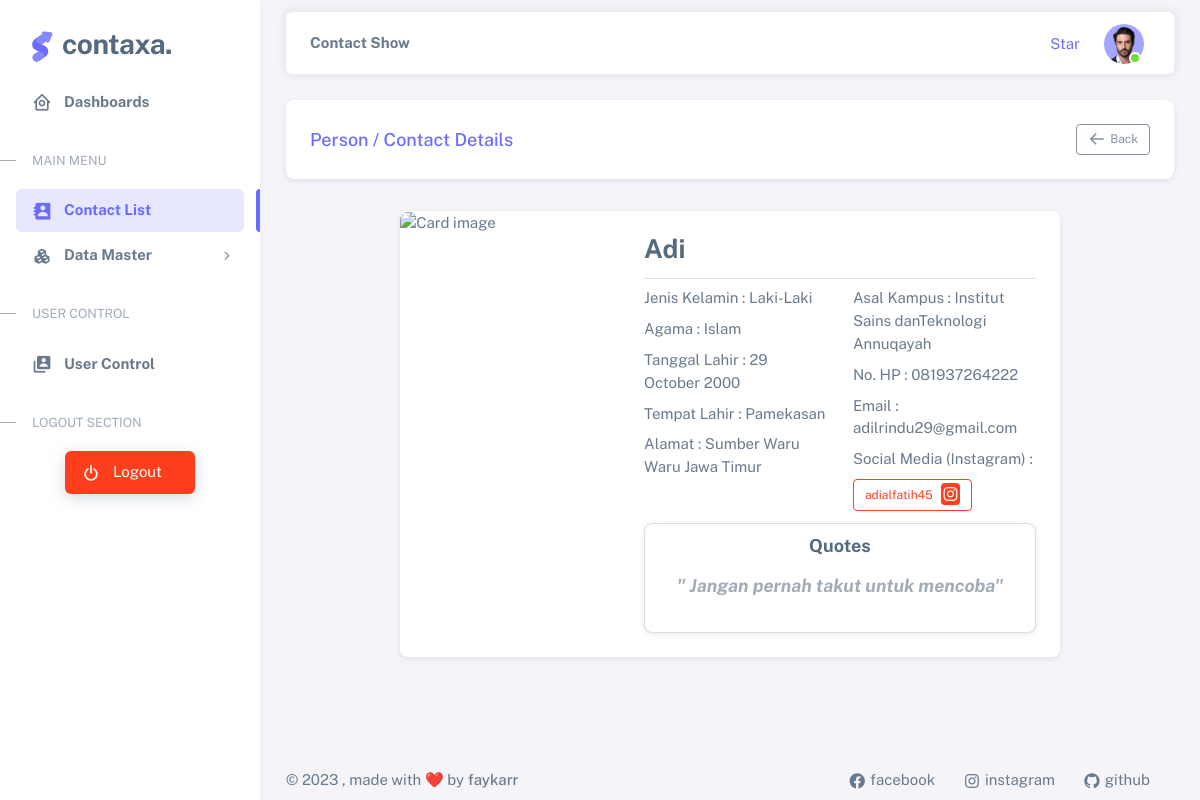
The page /index.php?hal=contactShow&id=5 (signed in) on the database its author committed.
### tables this page shows
CREATE TABLE `tb_person` (
  `id` int(11) NOT NULL,
  `nama_lengkap` varchar(64) NOT NULL,
  `gender` enum('Laki-Laki','Perempuan') NOT NULL,
  `id_agama` int(11) NOT NULL,
  `tanggal_lahir` date NOT NULL,
  `tempat_lahir` varchar(64) NOT NULL,
  `alamat` text NOT NULL,
  `no_hp` varchar(32) NOT NULL,
  `email` varchar(64) NOT NULL,
  `sosmed` varchar(32) NOT NULL,
  `foto` varchar(128) NOT NULL,
  `asal_kampus` varchar(64) NOT NULL,
  `quotes` text NOT NULL
);

CREATE TABLE `tb_agama` (
  `id` int(11) NOT NULL,
  `nama_agama` varchar(32) NOT NULL
);

### models/ContactModel.php (called while the page is built, shortened)
<?php
class ContactModel
{
    private $conn;
    function __construct()
    {
        global $pdo;
        $this->conn = $pdo;
    }
    public function find($id)
    {
        $query = "SELECT tb_person.*, tb_agama.nama_agama FROM tb_person INNER JOIN tb_agama ON tb_person.id_agama = tb_agama.id WHERE tb_person.id = ?";
        $stmt = $this->conn->prepare($query);
        $stmt->execute([$id]);
        $result = $stmt->fetch(PDO::FETCH_ASSOC);
        return $result;
    }
}
?>

### views/contactShow.php (the view, shortened to what this page needs)
<?php
$id = $_GET['id'];
$contactModel = new ContactModel();
$contactRecord = $contactModel->find($id);
?>
<div class="container-xxl flex-grow-1 container-p-y">
    <div class="row justify-content-center">
        <div class="col-sm-12 mb-4">
            <div class="card">
                <div class="card-body">
                    <div class="d-flex align-items-center row justify-content-around">
                        <div class="col-sm-6 ">
                            <h5 class="card-title text-primary p-0 mb-0 text-center text-sm-start">Person / Contact
                                Details</h5>
                        </div>
                        <div class="col-sm-6 mt-3 mt-sm-0 text-sm-end text-center">
                            <button class="btn btn-sm btn-outline-secondary" type="button" id="button-addon2"
                                onclick="history.back();">
                                <i class="bx bx-arrow-back me-1"></i> Back
                            </button>
                        </div>
                    </div>
                </div>
            </div>
        </div>
    </div>
    <div class="row justify-content-center mt-2">
        <div class="col-md-9">
            <div class="card mb-3">
                <div class="row g-0">
                    <div class="col-md-4">
                        <?php
                        $link = $contactRecord['foto'];
                        $startPos = strpos($link, "id=");
                        if ($startPos !== false) {
                            $startPos += 3;
                            $url = 'https://drive.google.com/uc?export=view&id=' . substr($link, $startPos);
                        } else {
                            $url = './assets/img/avatars/no-image.png';
                        }
                        ?>
                        <img class="card-img card-img-left" src="<?= $url ?>" alt="Card image">
                    </div>
                    <div class="col-md-8">
                        <div class="card-body">
                            <h5 class="card-title fw-bold fs-3">
                                <?= $contactRecord['nama_lengkap'] ?>
                            </h5>
                            <hr class="mt-0 mb-2">
                            <div class="row">
                                <div class="col-md-6">
                                    <p class="mb-2">Jenis Kelamin :
                                        <?= $contactRecord['gender'] ?>
                                    </p>
                                    <p class="mb-2">Agama :
                                        <?= $contactRecord['nama_agama'] ?>
                                    </p>
                                    <p class="mb-2">Tanggal Lahir :
                                        <?= date('d F Y', strtotime($contactRecord['tanggal_lahir'])); ?>
                                    </p>
                                    <p class="mb-2">Tempat Lahir :
                                        <?= $contactRecord['tempat_lahir'] ?>
                                    </p>
                                    <p class="mb-2">Alamat :
                                        <?= $contactRecord['alamat'] ?>
                                    </p>
                                </div>
                                <div class="col-md-6">
                                    <p class="mb-2">Asal Kampus :
                                        <?= $contactRecord['asal_kampus'] ?>
                                    </p>
                                    <p class="mb-2">No. HP :
                                        <?= $contactRecord['no_hp'] ?>
                                    </p>
                                    <p class="mb-2">Email :
                                        <?= $contactRecord['email'] ?>
                                    </p>
                                    <p class="mb-2">Social Media (Instagram) :
                                        <a href="https://instagram.com/<?= $contactRecord['sosmed'] ?>" type="button"
                                            class="btn btn-sm btn-outline-danger mt-2" target="_blank">
                                            <?= $contactRecord['sosmed'] ?>
                                            <span class="badge ms-2 d-flex justify-content-center"
                                                style="padding:0.5px;">
                                                <i class="bx bxl-instagram"></i>
                                            </span>
                                        </a>
                                    </p>
                                </div>
                            </div>
                            <div class="row justify-content-center mt-1 mb-0">
                                <div class="col-md">
                                    <div class="card shadow-md border">
                                        <h5 class="card-title pt-2 mt-1 text-center mb-0 fw-bold">
                                            Quotes
                                        </h5>
                                        <div class="card-body mb-0 mt-0 pt-3 pb-3">
                                            <div class="card-text text-center">
                                                <p class="fs-5 fw-bold text-muted"><i>"
                                                        <?= $contactRecord['quotes'] ?>"
                                                    </i></p>
                                            </div>
                                        </div>
                                    </div>
                                </div>
                            </div>
                        </div>
                    </div>
                </div>
            </div>
        </div>
    </div>
</div>

### rows shown on the page
tb_person: nama_lengkap "Adi", gender "Laki-Laki", id_agama.nama_agama "Islam", tanggal_lahir "29 October 2000", tempat_lahir "Pamekasan", alamat "Sumber Waru Waru Jawa Timur", asal_kampus "Institut Sains danTeknologi Annuqayah", no_hp "081937264222", email "adilrindu29@gmail.com", sosmed "adialfatih45", quotes "Jangan pernah takut untuk mencoba"
